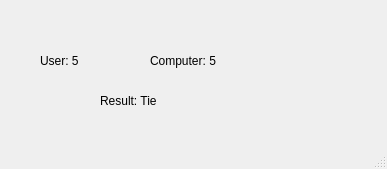
<?xml version="1.0" encoding="UTF-8"?>
<ui version="4.0">
 <class>MainWindow</class>
 <widget class="QMainWindow" name="MainWindow">
  <property name="geometry">
   <rect>
    <x>0</x>
    <y>0</y>
    <width>387</width>
    <height>169</height>
   </rect>
  </property>
  <property name="windowTitle">
   <string>MainWindow</string>
  </property>
  <widget class="QWidget" name="centralwidget">
   <widget class="QLabel" name="label">
    <property name="geometry">
     <rect>
      <x>40</x>
      <y>40</y>
      <width>81</width>
      <height>41</height>
     </rect>
    </property>
    <property name="text">
     <string>User: 5</string>
    </property>
   </widget>
   <widget class="QLabel" name="label_2">
    <property name="geometry">
     <rect>
      <x>150</x>
      <y>40</y>
      <width>71</width>
      <height>41</height>
     </rect>
    </property>
    <property name="text">
     <string>Computer: 5</string>
    </property>
   </widget>
   <widget class="QLabel" name="label_3">
    <property name="geometry">
     <rect>
      <x>100</x>
      <y>80</y>
      <width>61</width>
      <height>41</height>
     </rect>
    </property>
    <property name="text">
     <string>Result: Tie</string>
    </property>
   </widget>
  </widget>
  <widget class="QMenuBar" name="menubar">
   <property name="geometry">
    <rect>
     <x>0</x>
     <y>0</y>
     <width>387</width>
     <height>21</height>
    </rect>
   </property>
  </widget>
  <widget class="QStatusBar" name="statusbar"/>
 </widget>
 <resources/>
 <connections/>
</ui>
